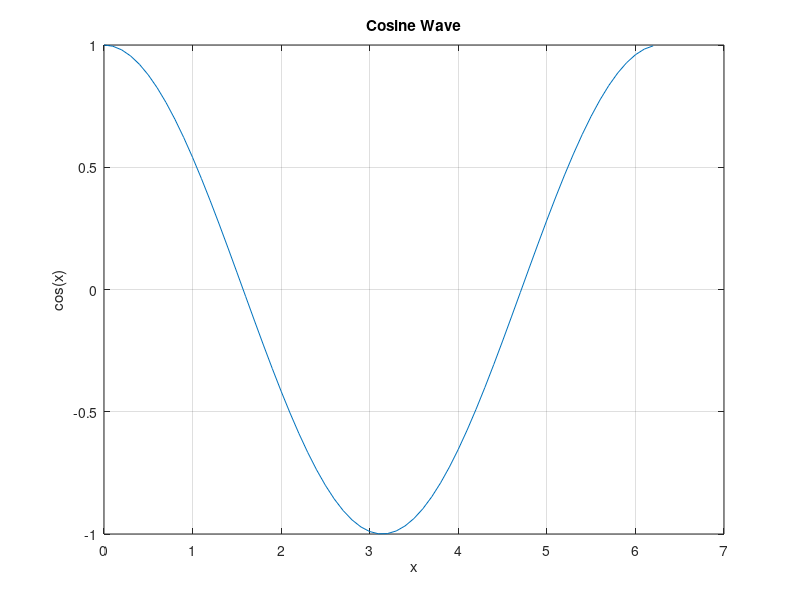

This figure's MATLAB source:
% plot_grid.m — Plot with grid on (command syntax)
x = 0:0.1:2*pi;
y = cos(x);
figure;
plot(x, y);
xlabel('x');
ylabel('cos(x)');
title('Cosine Wave');
grid on;
saveas(gcf, 'cosine.png');
disp('Plot saved to cosine.png');
